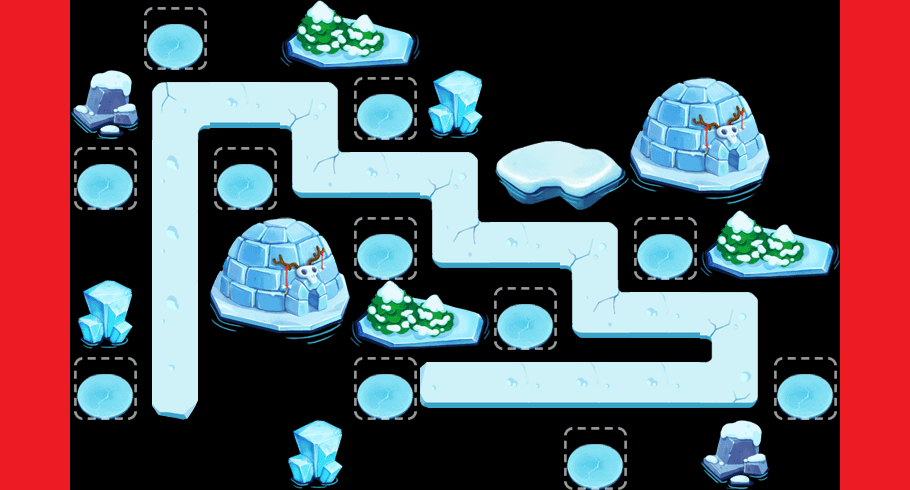

The image is a tile-based game level rendered from a .tmx file. Its description and source (layers, tilesets, objects; grid data summarised) follow:
An orthogonal 13x7 tile map with 70x70 px tiles, 2 tile layers (content, things) and 70 objects (41x water, 15x waterTowerSeat, way1_0, way1_1, way1_2, ...).

<map version="1.0" orientation="orthogonal" width="13" height="7" tilewidth="70" tileheight="70">
 <tileset firstgid="1" name="theme2Tiles" tilewidth="70" tileheight="70" spacing="2" margin="2">
  <image source="theme2Tiles.png" width="512" height="512" />
  <tile id="3">
   <properties>
    <property name="thingIdx" value="307" />
   </properties>
  </tile>
  <tile id="7">
   <properties>
    <property name="thingIdx" value="402" />
   </properties>
  </tile>
  <tile id="9">
   <properties>
    <property name="thingIdx" value="208" />
   </properties>
  </tile>
  <tile id="10">
   <properties>
    <property name="thingIdx" value="115" />
   </properties>
  </tile>
  <tile id="11">
   <properties>
    <property name="thingIdx" value="115" />
   </properties>
  </tile>
  <tile id="12">
   <properties>
    <property name="thingIdx" value="208" />
   </properties>
  </tile>
  <tile id="13">
   <properties>
    <property name="thingIdx" value="118" />
   </properties>
  </tile>
  <tile id="14">
   <properties>
    <property name="thingIdx" value="305" />
   </properties>
  </tile>
  <tile id="18">
   <properties>
    <property name="thingIdx" value="114" />
   </properties>
  </tile>
  <tile id="19">
   <properties>
    <property name="thingIdx" value="116" />
   </properties>
  </tile>
  <tile id="20">
   <properties>
    <property name="thingIdx" value="114" />
   </properties>
  </tile>
  <tile id="21">
   <properties>
    <property name="thingIdx" value="306" />
   </properties>
  </tile>
  <tile id="23">
   <properties>
    <property name="thingIdx" value="209" />
   </properties>
  </tile>
  <tile id="24">
   <properties>
    <property name="thingIdx" value="209" />
   </properties>
  </tile>
  <tile id="25">
   <properties>
    <property name="thingIdx" value="113" />
   </properties>
  </tile>
  <tile id="26">
   <properties>
    <property name="thingIdx" value="117" />
   </properties>
  </tile>
  <tile id="27">
   <properties>
    <property name="blank" value="0" />
   </properties>
  </tile>
  <tile id="28">
   <properties>
    <property name="way" value="1" />
   </properties>
  </tile>
  <tile id="29">
   <properties>
    <property name="way" value="1" />
   </properties>
  </tile>
  <tile id="30">
   <properties>
    <property name="way" value="1" />
   </properties>
  </tile>
  <tile id="31">
   <properties>
    <property name="way" value="1" />
   </properties>
  </tile>
  <tile id="32">
   <properties>
    <property name="way" value="1" />
   </properties>
  </tile>
  <tile id="33">
   <properties>
    <property name="way" value="1" />
   </properties>
  </tile>
  <tile id="35">
   <properties>
    <property name="way" value="1" />
   </properties>
  </tile>
  <tile id="36">
   <properties>
    <property name="way" value="1" />
   </properties>
  </tile>
  <tile id="37">
   <properties>
    <property name="way" value="1" />
   </properties>
  </tile>
  <tile id="38">
   <properties>
    <property name="way" value="1" />
   </properties>
  </tile>
  <tile id="39">
   <properties>
    <property name="way" value="1" />
   </properties>
  </tile>
  <tile id="40">
   <properties>
    <property name="way" value="1" />
   </properties>
  </tile>
  <tile id="42">
   <properties>
    <property name="way" value="1" />
   </properties>
  </tile>
  <tile id="43">
   <properties>
    <property name="way" value="1" />
   </properties>
  </tile>
 </tileset>
 <layer name="content" width="13" height="7">
  <data>[91 cells, 35 non-empty, 9 distinct tile ids]</data>
 </layer>
 <layer name="things" width="13" height="7">
  <data>[91 cells, 32 non-empty, 11 distinct tile ids]</data>
 </layer>
 <objectgroup name="objs" width="13" height="7">
  <object name="way1_0" x="166" y="367" width="21" height="25" />
  <object name="way1_1" x="165" y="91" width="21" height="25" />
  <object name="way1_2" x="300" y="95" width="21" height="25" />
  <object name="way1_3" x="305" y="151" width="21" height="25" />
  <object name="way1_4" x="442" y="161" width="21" height="25" />
  <object name="way1_5" x="449" y="224" width="21" height="25" />
  <object name="way1_6" x="585" y="230" width="21" height="25" />
  <object name="way1_7" x="582" y="290" width="21" height="25" />
  <object name="way1_8" x="734" y="301" width="21" height="25" />
  <object name="way1_9" x="728" y="370" width="21" height="25" />
  <object name="way1_10" x="445" y="368" width="21" height="25" />
  <object name="waterTowerSeat" x="98" y="382" width="23" height="22" />
  <object name="waterTowerSeat" x="163" y="33" width="23" height="22" />
  <object name="waterTowerSeat" x="236" y="172" width="23" height="22" />
  <object name="waterTowerSeat" x="374" y="243" width="23" height="22" />
  <object name="waterTowerSeat" x="583" y="452" width="23" height="22" />
  <object name="waterTowerSeat" x="514" y="316" width="23" height="22" />
  <object name="waterTowerSeat" x="657" y="241" width="23" height="22" />
  <object name="waterTowerSeat" x="798" y="380" width="23" height="22" />
  <object name="water" x="94" y="30" width="28" height="22" />
  <object name="water" x="91" y="98" width="28" height="22" />
  <object name="water" x="89" y="231" width="28" height="22" />
  <object name="water" x="95" y="300" width="28" height="22" />
  <object name="water" x="229" y="27" width="28" height="22" />
  <object name="water" x="300" y="30" width="28" height="22" />
  <object name="water" x="369" y="23" width="28" height="22" />
  <object name="water" x="435" y="25" width="28" height="22" />
  <object name="water" x="513" y="27" width="28" height="22" />
  <object name="water" x="581" y="28" width="28" height="22" />
  <object name="water" x="650" y="31" width="28" height="22" />
  <object name="water" x="717" y="33" width="28" height="22" />
  <object name="water" x="786" y="29" width="28" height="22" />
  <object name="water" x="787" y="111" width="28" height="22" />
  <object name="water" x="721" y="102" width="28" height="22" />
  <object name="water" x="660" y="101" width="28" height="22" />
  <object name="water" x="585" y="100" width="28" height="22" />
  <object name="water" x="504" y="96" width="28" height="22" />
  <object name="water" x="432" y="98" width="28" height="22" />
  <object name="water" x="507" y="166" width="28" height="22" />
  <object name="water" x="584" y="167" width="28" height="22" />
  <object name="water" x="650" y="161" width="28" height="22" />
  <object name="water" x="715" y="165" width="28" height="22" />
  <object name="water" x="794" y="167" width="28" height="22" />
  <object name="water" x="732" y="235" width="28" height="22" />
  <object name="water" x="785" y="239" width="28" height="22" />
  <object name="water" x="786" y="315" width="28" height="22" />
  <object name="water" x="790" y="448" width="28" height="22" />
  <object name="water" x="724" y="442" width="28" height="22" />
  <object name="water" x="652" y="444" width="28" height="22" />
  <object name="water" x="441" y="447" width="28" height="22" />
  <object name="water" x="372" y="442" width="28" height="22" />
  <object name="water" x="368" y="310" width="28" height="22" />
  <object name="water" x="435" y="309" width="28" height="22" />
  <object name="water" x="302" y="370" width="28" height="22" />
  <object name="water" x="227" y="374" width="28" height="22" />
  <object name="water" x="232" y="445" width="28" height="22" />
  <object name="water" x="299" y="441" width="28" height="22" />
  <object name="water" x="163" y="438" width="28" height="22" />
  <object name="water" x="88" y="440" width="28" height="22" />
  <object name="waterTowerSeat" x="373" y="384" width="23" height="22" />
  <object name="heart" x="456" y="390" width="37" height="19" />
  </objectgroup>
</map>
<!-- 9 of 70 objects omitted -->
